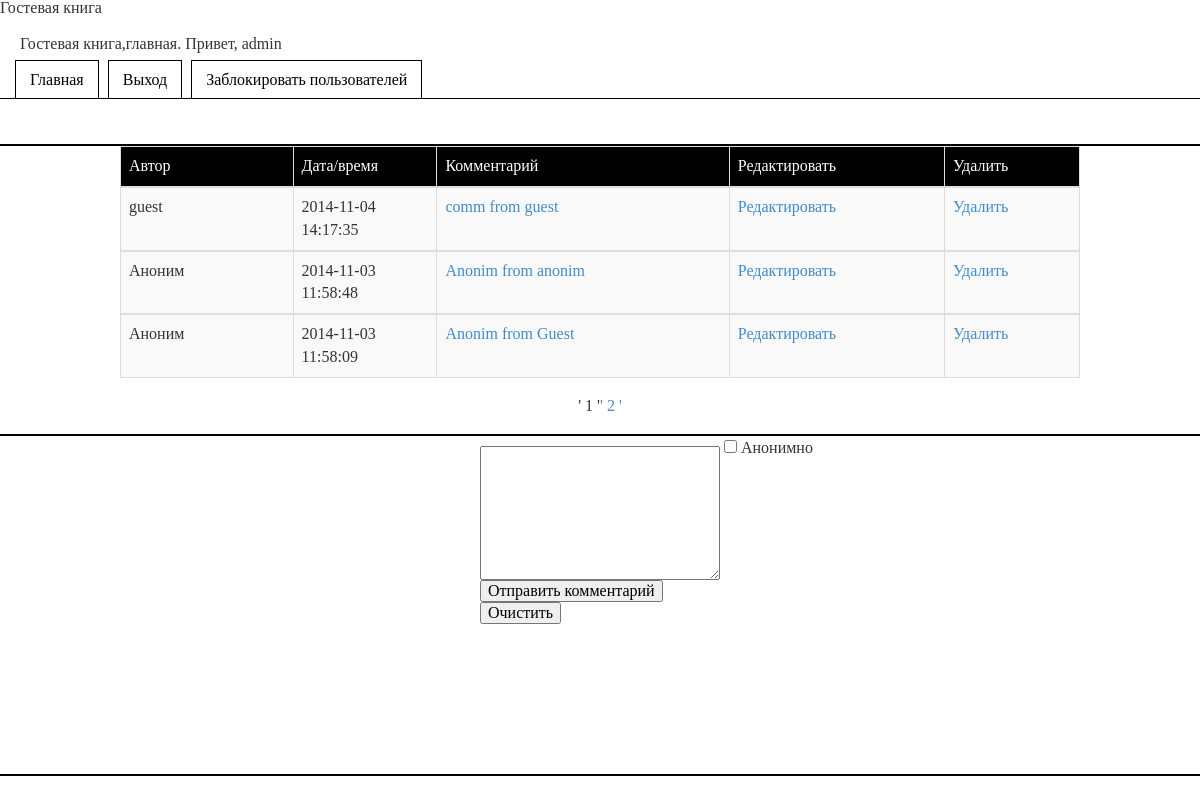
The app's page /php/Main.php (signed in) with its own data.
### tables this page shows
CREATE TABLE IF NOT EXISTS `users` (
  `user_id` int(11) NOT NULL AUTO_INCREMENT,
  `login` char(12) NOT NULL,
  `password` text NOT NULL,
  `admin` int(1) DEFAULT NULL,
  `blocked` int(1) DEFAULT NULL,
  PRIMARY KEY (`user_id`)
);

CREATE TABLE IF NOT EXISTS `comments` (
  `comm_id` int(11) NOT NULL AUTO_INCREMENT,
  `user_id` int(11) DEFAULT NULL,
  `ts` timestamp NOT NULL DEFAULT CURRENT_TIMESTAMP,
  `comment` text NOT NULL,
  PRIMARY KEY (`comm_id`)
);

### connectdb/config.php (called while the page is built)
<?php
$comments_per_page = 3;
?>

### php/Main.php (the view, shortened to what this page needs)
<?php
require_once '../connectdb/config.php';
function get_name($id_user)
{
	if($id_user == -1)
		return "Аноним";
	$query = mysql_query("SELECT login FROM users
						 WHERE user_id = {$id_user};");
	if($query)
	{
		$result = mysql_fetch_row($query);
		return $result[0];
	}
	else
		return "{$id_user}"."Ошибка запроса к БД.(никнейм)";
}
function get_admin($id_user)
{
$query = mysql_query("SELECT admin FROM users
					 WHERE user_id = {$id_user}");
if($query)
	{
	$result = mysql_fetch_row($query);
	if($result[0]==0)
		return false;
	else
		return true;
	}
	else
		echo "Ошибка запроса к БД.(админская панель)";
}
function get_comments($first_limit,$comments_per_page)
{
$query = "SELECT comm_id,user_id, ts, comment
          FROM comments
		  ORDER BY comm_id DESC
		  LIMIT {$first_limit},{$comments_per_page};";
$result = mysql_query($query);
if($result)
	return $result;
else
	echo("Ошибка запроса к БД(комментарии).");
}
function print_query($arr)
{
		echo '<table id ="tablecomment" class="table table-striped table-hover table-bordered">';
		echo '<thead>';
			echo '<tr>';
				echo '<td><i class="icon-user icon-white"></i> Автор</td>';
				echo '<td><i class="icon-time icon-white"></i> Дата/время</td>';
				echo '<td><i class="icon-comment icon-white"></i> Комментарий</td>';
				if(get_admin($_SESSION['user_id']) == true)
				{echo '<td>Редактировать</td>';
				echo '<td>Удалить</td>';}
			echo '</tr>';
		echo '</thead>';
			while($row = mysql_fetch_array($arr))
			{
			echo '<tbody>';
				echo '<tr>';
					echo "<td style='width:18%;'>".get_name($row[1])."</td>";
					echo "<td style='width:15%;'>{$row[2]}</td>";
					echo '<td>'."<a href = 'CommBranch.php?comm_id={$row[0]}'>{$row[3]}</a>".'</td>';
					if(get_admin($_SESSION['user_id']) == true)
				{echo '<td>'."<a href = 'EditComm.php?comm_id={$row[0]}'>Редактировать</a>".'</td>';
				echo '<td>'."<a href = 'DeleteComm.php?comm_id={$row[0]}'>Удалить</a>".'</td>';}
				echo '</tr>';
			echo '</tbody>';
			}
		echo '</table>';
}
?>
<html>
<head>
<link rel="stylesheet" href="css/bootstrap.min.css">
<link rel="stylesheet" type="text/css" href="css/main.css"
<title>
</head>
<body>
<div id = "header">
<p class=header>Гостевая книга,главная. Привет, <?php echo get_name($_SESSION['user_id']);?></p>
    <ul class="css-menu-2">
        <li><a href="Main.php">Главная</a></li>
        <li><a href="exit.php">Выход</a></li>
        <?php if(get_admin($_SESSION['user_id'])==true)
        echo '<li><a href="BlockUsers.php">Заблокировать пользователей</a></li>';
        ?>
    </ul>
</div>
<div id = "body">
<?php
if(isset($_GET['page']))
	{
	$page = $_GET['page'];
	$_SESSION['page'] = $page;
	}
else
	$page = 1;
if($page == 1)
	$first_limit = 0 ;
else
	$first_limit = $comments_per_page * ($page-1);
$query = "SELECT COUNT(*) FROM comments";
$result = mysql_fetch_array(mysql_query($query));
$count  = $result[0];
$pages = ceil($count/$comments_per_page);
print_query(get_comments($first_limit,$comments_per_page));
echo "<p id='spancomments'>";
for($i = 0;$i < $pages;$i++)
{
$j = $i+1;
if($j != $page)
	echo "<a id='spancomments' href='?page={$j}'><span>' {$j} ' </span></a>";
else
	echo "' {$j} '";
}
echo "</p>";
?>
</div>
<div id = "bottom">
<form action="AddComment.php" method="POST">
<fieldset>
<textarea id="comment" name="comment"
cols="65" rows="8"><?php if(isset($_GET['comment'])) echo "{$_GET['comment']}";?></textarea>
<?php
if($_SESSION['user_id'] != -1)
echo '<input type="checkbox" name="Anonim" value="Anonim"> Анонимно ';
?>
</fieldset>
<fieldset id = "buttoncomment">
<input type="submit" value="Отправить комментарий" />
<input type="reset" value="Очистить" />
</fieldset>
</form>
</div>
</body>
</html>

### php/css/main.css (style rules this page uses)
html, body,div, span, applet, object, iframe, h1, h2, h3, h4, h5, h6, p, blockquote, pre, a, abbr, acronym, address, big, cite, code, del, dfn, em, img, ins, kbd, q, s, samp, small, strike, strong, sub, sup, tt, var, u, i, center, dl, dt, dd, ol, ul, li, fieldset, form, label, legend, article, aside, canvas, details, embed, figure, figcaption, footer, header, hgroup, menu, nav, output, ruby, section, summary, time, mark, audio, video { margin: 0; padding: 0; border: 0; font-size: 100%; font: inherit; vertical-align: baseline; }
body { line-height: 1; }
#header { height: 110px; width:100%; border-bottom: 2px solid #000000; }
#body { height: auto; width: 100%; border-bottom: 2px solid #000000; }
#bottom { height:340px; width:100%; border-bottom:2px solid #000000; }
#comment { width:20%; margin-top:10px; margin-left: 40%; }
#buttoncomment { margin-left:40%; width:20%; }
#tablecomment { width:80%; margin-left:10%; }
#tablecomment thead tr { background:#000; color: #fff; }
#spancomments { text-align:center; margin-bottom:20px; }
.header { margin-top:20px; margin-left:20px; }
ul.css-menu-2 { list-style: none; border-bottom: 1px #000000 solid; padding-top: 20px; padding-left:15px; padding-bottom: 10px; }
ul.css-menu-2 li { display: inline; margin-right: 5px }
ul.css-menu-2 li a { color: #000000; text-decoration: none; background: #ffffff; border: 1px #000000 solid; border-bottom: none; padding: 10px 14px }

### records on screen
users: login "admin"
comments: user.login "guest", ts "2014-11-04 14:17:35", comment "comm from guest"
comments: user "Аноним", ts "2014-11-03 11:58:48", comment "Anonim from anonim"
comments: user "Аноним", ts "2014-11-03 11:58:09", comment "Anonim from Guest"

### other values on screen
$j "1"
$j "2"
